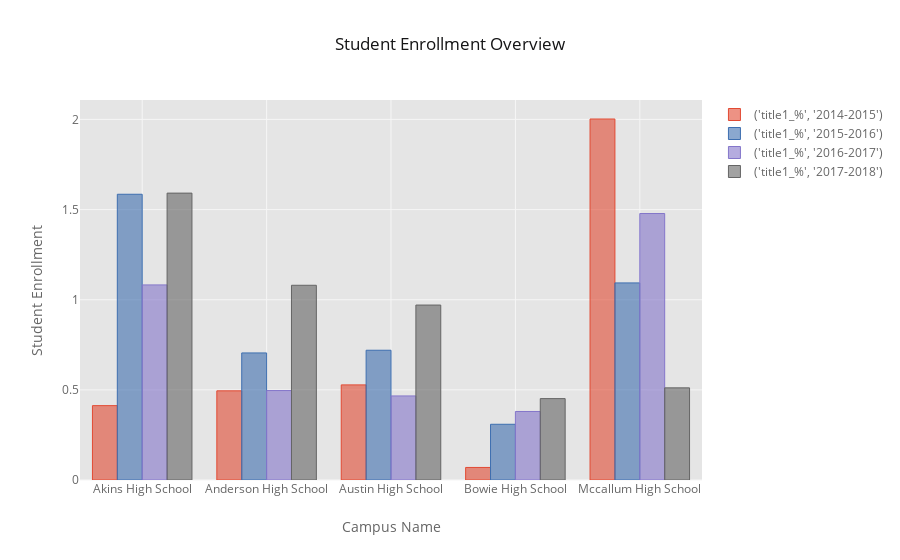

Write notebook code for a chart like this one.
### Code cell
# find the top 5 populate high schools
high_ind = c_df.set_index('school_type')
high = high_ind.loc['High'].groupby(['year', 'campus']).sum()
labels=["Bowie High School","Akins High School","Anderson High School","Austin High School","Mccallum High School"]
high_t1 = pd.DataFrame(high[['total_title1', 'total_enroll']]).reset_index()
high_t1['title1_%'] = (high_t1['total_title1']/high_t1['total_enroll'])*100
top_high = high_t1.set_index('campus')
top_high = top_high[['title1_%', 'year']]
top_5 = top_high.loc[["Bowie High School","Akins High School","Anderson High School","Austin High School","Mccallum High School"]]
top_5 = top_5.groupby(['campus', 'year']).sum()
top_5.head()
top_5.unstack().iplot(kind='bar', yTitle='Student Enrollment', xTitle='Campus Name', title="Student Enrollment Overview")

### Figure 1 — Plotly figure (JSON) as saved in the notebook; plotly's stock layout.template omitted (floating-point values rounded to 4 significant figures)
{"data": [{"marker": {"color": "rgba(226, 74, 51, 0.6)", "line": {"color": "rgba(226, 74, 51, 1.0)", "width": 1}}, "name": "('title1_%', '2014-2015')", "orientation": "v", "text": "", "type": "bar", "uid": "3688f365-0f50-4786-a4d8-24ca4760d179", "x": ["Akins High School", "Anderson High School", "Austin High School", "Bowie High School", "Mccallum High School"], "y": [0.4124, 0.4946, 0.5276, 0.06966, 2.002]}, {"marker": {"color": "rgba(62, 111, 176, 0.6)", "line": {"color": "rgba(62, 111, 176, 1.0)", "width": 1}}, "name": "('title1_%', '2015-2016')", "orientation": "v", "text": "", "type": "bar", "uid": "6a684c95-f299-4974-a60c-23c0a4654a77", "x": ["Akins High School", "Anderson High School", "Austin High School", "Bowie High School", "Mccallum High School"], "y": [1.585, 0.7048, 0.7198, 0.3091, 1.093]}, {"marker": {"color": "rgba(132, 118, 202, 0.6)", "line": {"color": "rgba(132, 118, 202, 1.0)", "width": 1}}, "name": "('title1_%', '2016-2017')", "orientation": "v", "text": "", "type": "bar", "uid": "2936c414-7938-487a-bb84-f2ddc5d9f163", "x": ["Akins High School", "Anderson High School", "Austin High School", "Bowie High School", "Mccallum High School"], "y": [1.082, 0.4962, 0.4662, 0.3801, 1.478]}, {"marker": {"color": "rgba(101, 101, 101, 0.6)", "line": {"color": "rgba(101, 101, 101, 1.0)", "width": 1}}, "name": "('title1_%', '2017-2018')", "orientation": "v", "text": "", "type": "bar", "uid": "2512e3f3-eb80-42a1-b04d-81dfb73507e3", "x": ["Akins High School", "Anderson High School", "Austin High School", "Bowie High School", "Mccallum High School"], "y": [1.591, 1.08, 0.9704, 0.4514, 0.5111]}], "layout": {"legend": {"bgcolor": "#FFFFFF", "font": {"color": "#666666"}}, "paper_bgcolor": "#FFFFFF", "plot_bgcolor": "#E5E5E5", "title": {"font": {"color": "#151516"}, "text": "Student Enrollment Overview"}, "xaxis": {"gridcolor": "#F6F6F6", "showgrid": true, "tickfont": {"color": "#666666"}, "title": {"font": {"color": "#666666"}, "text": "Campus Name"}, "zerolinecolor": "#F6F6F6"}, "yaxis": {"gridcolor": "#F6F6F6", "showgrid": true, "tickfont": {"color": "#666666"}, "title": {"font": {"color": "#666666"}, "text": "Student Enrollment"}, "zerolinecolor": "#F6F6F6"}}}
